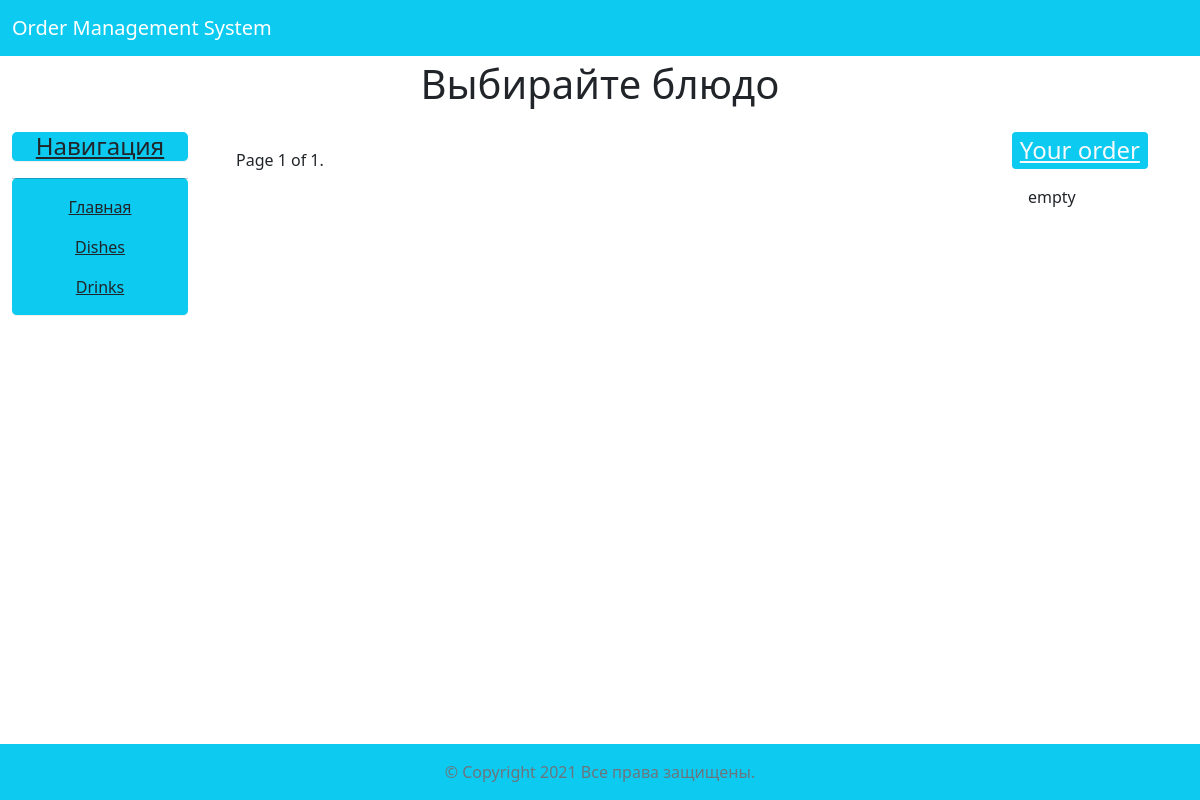
The page /cat/2/5 on the database as committed earlier.
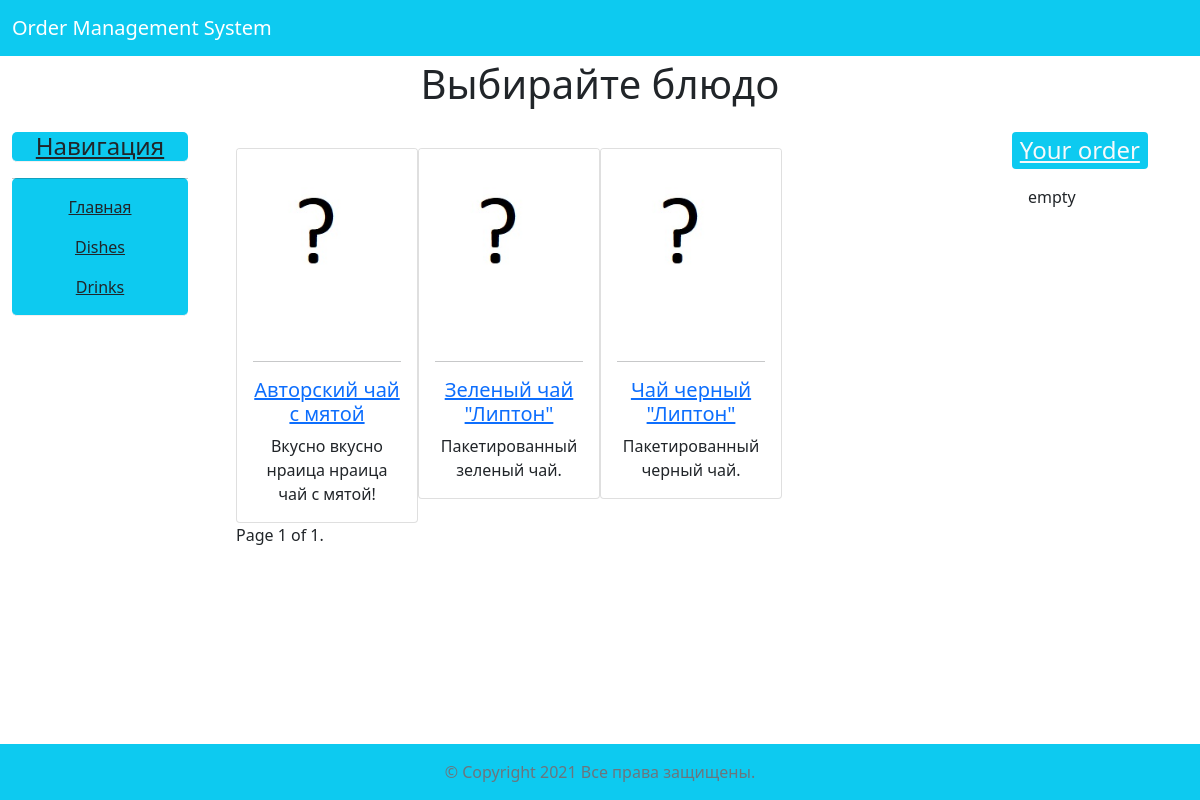
The same page on the database as committed later.
### products/models.py (models this page shows, shortened)
class Product(models.Model):
    name = models.CharField(
        _('Name'), max_length=55,
        unique=True, blank=False
        )
    description = models.TextField(_('Description'), max_length=500)
    subcategory = models.ForeignKey(SubCategory, models.SET_NULL, null=True)
    volume = models.IntegerField(_('Volume'))
    measurement = models.CharField(choices=UNIT_OF_MEAUSEREMENT, max_length=25)
    calories = models.IntegerField(_('Calories'))
    image = models.ImageField(_('Image'), default='None.jpg')
    price = models.IntegerField(_('Price'))
    def get_category(self):
        return self.subcategory.category.name
    get_category.short_description = _('Category')
    class Meta:
        verbose_name = _('Product')
        verbose_name_plural = _('Products')
        ordering = ['-id', ]

### products/views.py (the view)
# urls.py: path('cat/<int:cat>', ListProductByCategory.as_view(), name='prod_by_cat'),
class ListProductByCategory(ListView):
    paginate_by = 4
    model = Product
    def get_queryset(self):
        model = self.model
        category = self.kwargs['cat']
        result = model.objects.filter(subcategory__category__pk=category)
        if 'subcat' in self.kwargs.keys():
            subcategory = self.kwargs['subcat']
            return result.filter(subcategory__pk=subcategory)
        return result

### templates/products/product_list.html (shortened to what this page needs)
{% extends "base.html" %}
{% load i18n %}
{% load static %}
{% block pageheader %}
<h1 class="text-center pb-3"> Выбирайте блюдо</h1>
{% endblock %}
{% block content %}
<div class="container-fluid text-center">
   <div class="row">
      <div class="card-group">
         {% for product  in object_list %}
         <div class="col-3">
            <div class="card">
               {% if product.image %}
               <img src="{{product.image.url}}" class="card-img-top">
               {% endif %}
               <div class="card-body">
                  <hr>
                    <h5 class="card-title">
                        <a href="{% url 'view_detail_product' pk=product.pk %}">{{product.name}}</a>
                    </h5>
                  <p class="card-text">{{product.description}}</p>
               </div>
            </div>
         </div>
         {% endfor %}
      </div>
   </div>
   <div class="pagination">
      <span class="step-links">
      <span class="current">
        {% trans "Page" %} {{ page_obj.number }} {% trans "of" %} {{ page_obj.paginator.num_pages }}.
      </span>
      </span>
   </div>
</div>
{% endblock %}

### templates/base.html (shortened to what this page needs)
<!doctype html>
<html lang="en" class="h-100">
  <head>
  <link href="https://cdn.jsdelivr.net/npm/bootstrap@5.0.0-beta1/dist/css/bootstrap.min.css" rel="stylesheet">
    {% load static %}
    <link href="{% static "css/main.css" %}" rel="stylesheet">
  </head>
  <body class="d-flex flex-column h-100">
<header>
  {% include "inc/_navbar.html" %}
</header>
<main class="my-1">
    <div class="container-fluid">
      <div class="row">
          <div class="col-12">
            {% block pageheader %}
            {% endblock %}
          </div>
      </div>
      <div class="row">
          {% include 'inc/_leftsidebar.html'%}
          {% block content %}
          {% endblock %}
        </div>
        <div class="col-2">
          {% include "inc/_basket.html" %}
        </div>
      </div>
</main>
{% include "inc/_footer.html" %}
  </body>
</html>

### templates/inc/_navbar.html
<nav class="navbar navbar-expand-md navbar-dark align-top bg-info">
  <div class="container-fluid">
    <div class="navbar-brand">
      Order Management System
    </div>
  </div>
</nav>

### templates/inc/_leftsidebar.html
 {% load i18n %}
 <div class="col-2 text-center">
        <div class='bg-info leftslide'>
         <a class="h4 link-dark" href="{% url "products" %}">Навигация</a>
        </div>
        <div class='bg-info leftslide'>
         <hr>
         <p><a class="link-dark" href="{% url "products" %}">Главная</a></p>
         <p><a class="link-dark" href="{% url "prod_by_cat" cat=1 %}">{% trans 'Dishes' %}</a></p>
         <p><a class="link-dark" href="{% url "prod_by_cat" cat=2 %}">{% trans 'Drinks' %}</a></p>
        </div>
        </div>
        <div class="col-8 text-center ">

### templates/inc/_basket.html
<div class="col-4 text-center">
    <div class="badge bg-info">
        <a class="h4 link-light" href="{% url "products" %}">Your order</a>
    </div>
    <p class="m-3">empty</p>
</div>

### templates/inc/_footer.html
<footer class="footer mt-auto py-3 bg-info">
  <div class="container">
    <div class="row">
     <div class="col-2">
      </div>
      <div class="col-8 text-center">
        <span class="text-muted">© Copyright 2021 Все права защищены.</span>
      </div>
    </div>
  </div>
</footer>

### oms/static/css/main.css (style rules this page uses)
.leftslide { border-bottom: 1px solid rgb(245, 239, 239); border-radius: 5px; }

Rows that differ between the two databases and show on the page:
added Product: image (placeholder picture), name "Авторский чай с мятой", description "Вкусно вкусно нраица нраица чай с мятой!"
now on this page (row edited): Product: image (placeholder picture), name "Зеленый чай \"Липтон\"", description "Пакетированный зеленый чай."
now on this page (row edited): Product: image (placeholder picture), name "Чай черный \"Липтон\"", description "Пакетированный черный чай."
